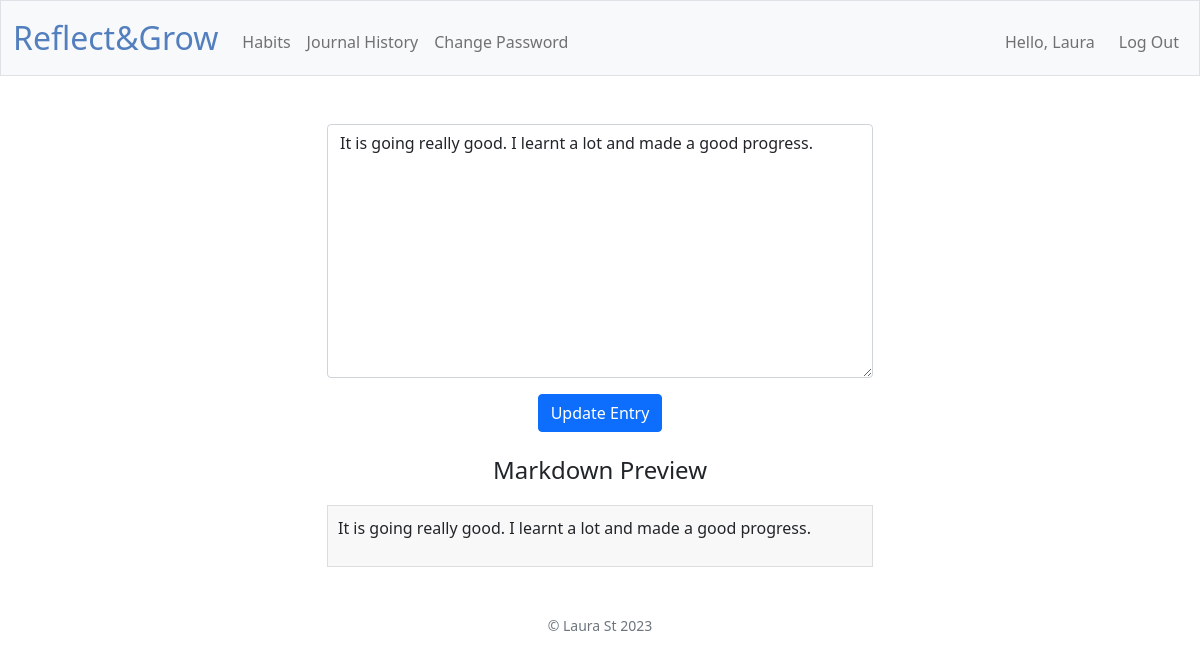
Before: /edit-journal-entry/11 (signed in) with the older database file.
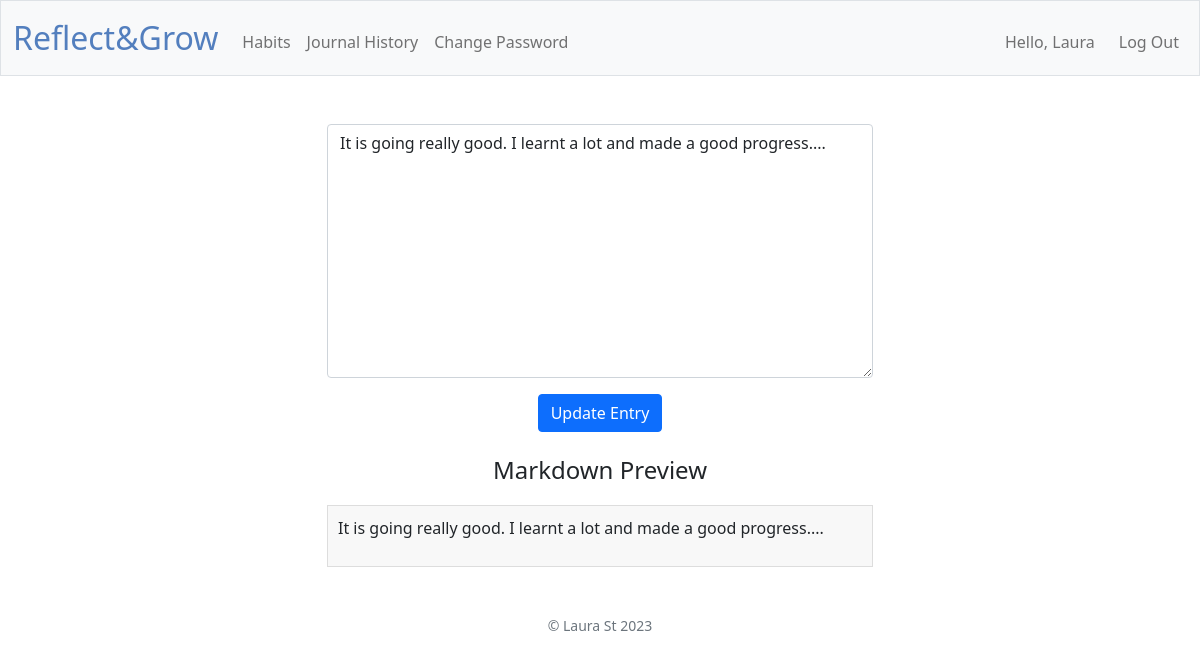
After: the same page with the newer database file.
### tables this page shows
CREATE TABLE journal_entries (
    entry_id INTEGER PRIMARY KEY AUTOINCREMENT,
    user_id INTEGER,
    entry_content TEXT NOT NULL,
    created_at DATETIME DEFAULT CURRENT_TIMESTAMP,
    FOREIGN KEY (user_id) REFERENCES users(id)
);

### app.py (the view)
@app.route("/edit-journal-entry/<int:entry_id>", methods=["GET", "POST"])
@login_required
def edit_journal_entry(entry_id):
    if request.method == "POST":
        result = entry_service.update_entry(request.form, entry_id, session.get("user_id"))
        if not result["success"]:
            return apology(result["msg"], result["code"])
        return redirect("/journal-history")
    else:
        result = entry_service.get_entry(entry_id, session.get("user_id"))
        if not result["success"]:
            return apology(result["msg"], result["code"])
        return render_template("edit-journal-entry.html", entry=result["res"])

### app.py (called while the page is built)
@app.after_request
def after_request(response):
    response.headers["Cache-Control"] = "no-cache, no-store, must-revalidate"
    response.headers["Expires"] = 0
    response.headers["Pragma"] = "no-cache"
    return response

@app.context_processor
def inject_user():
    user_id = session.get("user_id")
    if user_id:
        result = user_service.get_user_details(user_id)
        user = result["res"]
        return {"username": user["username"]}
    return {}

### database.py (called while the page is built)
def get_entry(entry_id, user_id):
    return db.execute("SELECT * FROM journal_entries WHERE entry_id = ? and user_id = ?", entry_id, user_id)

def get_user(user_id):
    return db.execute("SELECT * FROM users WHERE id = ?", user_id)

### entry_service.py (called while the page is built)
def get_entry(entry_id, user_id):
    rows = database.get_entry(entry_id, user_id)
    entry = rows[0]
    if not entry:
        return fail()
    return success(entry)

### helpers.py (called while the page is built)
def login_required(f):
    @wraps(f)
    def decorated_function(*args, **kwargs):
        if session.get("user_id") is None:
            return redirect("/login")
        return f(*args, **kwargs)
    return decorated_function

def success(obj=None):
    return {"success": True, "res": obj}

### templates/edit-journal-entry.html (shortened to what this page needs)
{% extends "layout.html" %}
{% block main %}
<div class="row justify-content-center">
    <div class="col-lg-6 col-md-8">
        <form action="/edit-journal-entry/{{ entry.entry_id }}" method="post">
            <div class="mb-3">
                <textarea autocomplete="off" autofocus class="form-control" id="entry" name="entry" type="text"
                    rows="10" oninput="updatePreview()">{{ entry.entry_content }}</textarea>
            </div>
            <button class="btn btn-primary" type="submit">Update Entry</button>
        </form>
        <h4 class="mt-4">Markdown Preview</h4>
        <div id="markdownPreview" class="markdown-preview" data-markdown="{{ entry.entry_content}}"></div>
    </div>
</div>
{% endblock %}

Changed rows visible on the page:
changed journal_entries: entry "It is going really good. I learnt a lot and made a good progress." → "It is going really good. I learnt a lot and made a good progress...."
Other visible differences:
text written by a page script: "It is going really good. I learnt a lot and made a good progress." → "It is going really good. I learnt a lot and made a good progress...."
